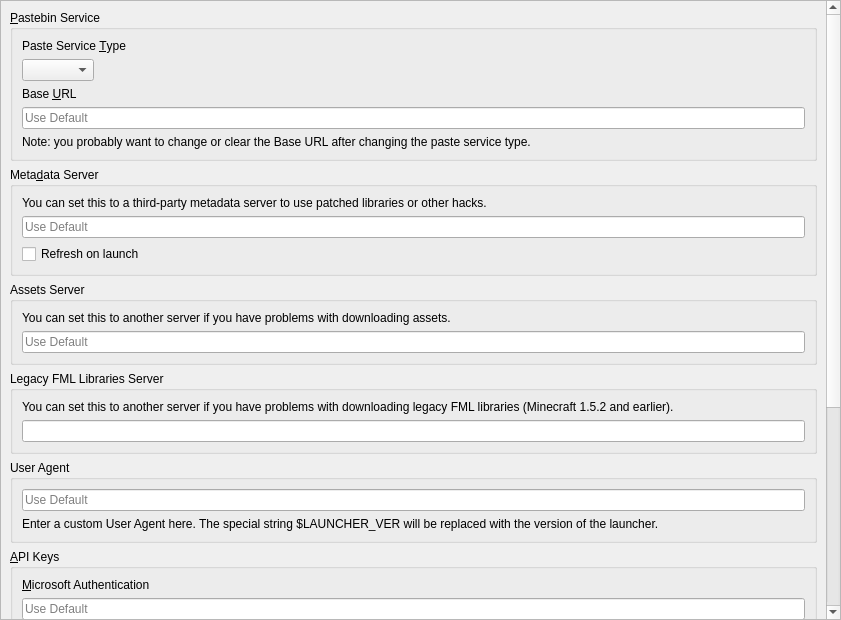
<?xml version="1.0" encoding="UTF-8"?>
<ui version="4.0">
 <class>APIPage</class>
 <widget class="QWidget" name="APIPage">
  <property name="geometry">
   <rect>
    <x>0</x>
    <y>0</y>
    <width>841</width>
    <height>620</height>
   </rect>
  </property>
  <layout class="QVBoxLayout" name="verticalLayout_2">
   <property name="leftMargin">
    <number>0</number>
   </property>
   <property name="topMargin">
    <number>0</number>
   </property>
   <property name="rightMargin">
    <number>0</number>
   </property>
   <property name="bottomMargin">
    <number>0</number>
   </property>
   <item>
    <widget class="QScrollArea" name="scrollArea">
     <property name="widgetResizable">
      <bool>true</bool>
     </property>
     <widget class="QWidget" name="scrollAreaWidgetContents">
      <property name="geometry">
       <rect>
        <x>0</x>
        <y>0</y>
        <width>825</width>
        <height>1236</height>
       </rect>
      </property>
      <layout class="QVBoxLayout" name="verticalLayout">
       <item>
        <widget class="QGroupBox" name="groupBox_paste">
         <property name="title">
          <string>&amp;Pastebin Service</string>
         </property>
         <layout class="QVBoxLayout" name="verticalLayout_3">
          <item>
           <widget class="QLabel" name="pasteServiceTypeLabel">
            <property name="text">
             <string>Paste Service &amp;Type</string>
            </property>
            <property name="buddy">
             <cstring>pasteTypeComboBox</cstring>
            </property>
           </widget>
          </item>
          <item>
           <widget class="QComboBox" name="pasteTypeComboBox">
            <property name="sizePolicy">
             <sizepolicy hsizetype="Maximum" vsizetype="Fixed">
              <horstretch>0</horstretch>
              <verstretch>0</verstretch>
             </sizepolicy>
            </property>
           </widget>
          </item>
          <item>
           <widget class="QLabel" name="baseURLLabel">
            <property name="text">
             <string>Base &amp;URL</string>
            </property>
            <property name="buddy">
             <cstring>baseURLEntry</cstring>
            </property>
           </widget>
          </item>
          <item>
           <widget class="QLineEdit" name="baseURLEntry">
            <property name="placeholderText">
             <string>Use Default</string>
            </property>
            <property name="clearButtonEnabled">
             <bool>true</bool>
            </property>
           </widget>
          </item>
          <item>
           <widget class="QLabel" name="baseURLNote">
            <property name="text">
             <string>Note: you probably want to change or clear the Base URL after changing the paste service type.</string>
            </property>
            <property name="wordWrap">
             <bool>true</bool>
            </property>
           </widget>
          </item>
         </layout>
        </widget>
       </item>
       <item>
        <widget class="QGroupBox" name="groupBox_meta">
         <property name="title">
          <string>Meta&amp;data Server</string>
         </property>
         <layout class="QVBoxLayout" name="verticalLayout_5">
          <item>
           <widget class="QLabel" name="label_6">
            <property name="text">
             <string>You can set this to a third-party metadata server to use patched libraries or other hacks.</string>
            </property>
            <property name="textFormat">
             <enum>Qt::RichText</enum>
            </property>
            <property name="wordWrap">
             <bool>true</bool>
            </property>
            <property name="openExternalLinks">
             <bool>true</bool>
            </property>
           </widget>
          </item>
          <item>
           <widget class="QLineEdit" name="metaURL">
            <property name="placeholderText">
             <string>Use Default</string>
            </property>
           </widget>
          </item>
          <item>
           <widget class="QCheckBox" name="metaRefreshOnLaunchCB">
            <property name="text">
             <string>Refresh on launch</string>
            </property>
           </widget>
          </item>
         </layout>
        </widget>
       </item>
       <item>
        <widget class="QGroupBox" name="groupBox_assets">
         <property name="title">
          <string>Assets Server</string>
         </property>
         <layout class="QVBoxLayout" name="verticalLayout_6">
          <item>
           <widget class="QLabel" name="label_7">
            <property name="text">
             <string>You can set this to another server if you have problems with downloading assets.</string>
            </property>
            <property name="textFormat">
             <enum>Qt::RichText</enum>
            </property>
            <property name="wordWrap">
             <bool>true</bool>
            </property>
            <property name="openExternalLinks">
             <bool>true</bool>
            </property>
           </widget>
          </item>
          <item>
           <widget class="QLineEdit" name="resourceURL">
            <property name="placeholderText">
             <string>Use Default</string>
            </property>
           </widget>
          </item>
         </layout>
        </widget>
       </item>
       <item>
        <widget class="QGroupBox" name="groupBox_fmllibs">
         <property name="title">
          <string>Legacy FML Libraries Server</string>
         </property>
         <layout class="QVBoxLayout" name="verticalLayout_8">
          <item>
           <widget class="QLabel" name="label">
            <property name="text">
             <string>You can set this to another server if you have problems with downloading legacy FML libraries (Minecraft 1.5.2 and earlier).</string>
            </property>
            <property name="textFormat">
             <enum>Qt::RichText</enum>
            </property>
            <property name="wordWrap">
             <bool>true</bool>
            </property>
            <property name="openExternalLinks">
             <bool>true</bool>
            </property>
           </widget>
          </item>
          <item>
           <widget class="QLineEdit" name="legacyFMLLibsURL"/>
          </item>
         </layout>
        </widget>
       </item>
       <item>
        <widget class="QGroupBox" name="groupBox_ua">
         <property name="minimumSize">
          <size>
           <width>0</width>
           <height>0</height>
          </size>
         </property>
         <property name="title">
          <string>User Agent</string>
         </property>
         <layout class="QVBoxLayout" name="verticalLayout_7">
          <item>
           <widget class="QLineEdit" name="userAgentLineEdit">
            <property name="placeholderText">
             <string>Use Default</string>
            </property>
           </widget>
          </item>
          <item>
           <widget class="QLabel" name="userAgentLabel">
            <property name="text">
             <string>Enter a custom User Agent here. The special string $LAUNCHER_VER will be replaced with the version of the launcher.</string>
            </property>
            <property name="wordWrap">
             <bool>true</bool>
            </property>
           </widget>
          </item>
         </layout>
        </widget>
       </item>
       <item>
        <widget class="QGroupBox" name="groupBox_msa">
         <property name="title">
          <string>&amp;API Keys</string>
         </property>
         <layout class="QVBoxLayout" name="verticalLayout_4">
          <item>
           <widget class="QLabel" name="msaClientIDLabel">
            <property name="text">
             <string>&amp;Microsoft Authentication</string>
            </property>
            <property name="textFormat">
             <enum>Qt::RichText</enum>
            </property>
            <property name="wordWrap">
             <bool>true</bool>
            </property>
            <property name="openExternalLinks">
             <bool>true</bool>
            </property>
            <property name="buddy">
             <cstring>msaClientID</cstring>
            </property>
           </widget>
          </item>
          <item>
           <widget class="QLineEdit" name="msaClientID">
            <property name="placeholderText">
             <string>Use Default</string>
            </property>
           </widget>
          </item>
          <item>
           <widget class="QLabel" name="label_3">
            <property name="text">
             <string>Note: you probably don't need to set this if logging in via Microsoft Authentication already works.</string>
            </property>
            <property name="textFormat">
             <enum>Qt::RichText</enum>
            </property>
            <property name="wordWrap">
             <bool>true</bool>
            </property>
           </widget>
          </item>
          <item>
           <spacer name="verticalSpacer">
            <property name="orientation">
             <enum>Qt::Vertical</enum>
            </property>
            <property name="sizeType">
             <enum>QSizePolicy::Fixed</enum>
            </property>
            <property name="sizeHint" stdset="0">
             <size>
              <width>0</width>
              <height>6</height>
             </size>
            </property>
           </spacer>
          </item>
          <item>
           <widget class="QLabel" name="modrinthTokenLabel">
            <property name="text">
             <string>Mod&amp;rinth</string>
            </property>
            <property name="textFormat">
             <enum>Qt::RichText</enum>
            </property>
            <property name="wordWrap">
             <bool>true</bool>
            </property>
            <property name="openExternalLinks">
             <bool>true</bool>
            </property>
            <property name="buddy">
             <cstring>modrinthToken</cstring>
            </property>
           </widget>
          </item>
          <item>
           <widget class="QLineEdit" name="modrinthToken">
            <property name="enabled">
             <bool>true</bool>
            </property>
            <property name="placeholderText">
             <string>Use None</string>
            </property>
           </widget>
          </item>
          <item>
           <widget class="QLabel" name="label_8">
            <property name="text">
             <string>&lt;html&gt;&lt;head/&gt;&lt;body&gt;&lt;p&gt;Note: you only need to set this to access private data. Read the &lt;a href=&quot;https://docs.modrinth.com/api/#authentication&quot;&gt;documentation&lt;/a&gt; for more information.&lt;/p&gt;&lt;/body&gt;&lt;/html&gt;</string>
            </property>
            <property name="wordWrap">
             <bool>true</bool>
            </property>
            <property name="openExternalLinks">
             <bool>true</bool>
            </property>
           </widget>
          </item>
          <item>
           <spacer name="verticalSpacer_4">
            <property name="orientation">
             <enum>Qt::Vertical</enum>
            </property>
            <property name="sizeType">
             <enum>QSizePolicy::Fixed</enum>
            </property>
            <property name="sizeHint" stdset="0">
             <size>
              <width>0</width>
              <height>6</height>
             </size>
            </property>
           </spacer>
          </item>
          <item>
           <widget class="QLabel" name="flameKeyLabel">
            <property name="text">
             <string>&amp;CurseForge</string>
            </property>
            <property name="textFormat">
             <enum>Qt::RichText</enum>
            </property>
            <property name="wordWrap">
             <bool>true</bool>
            </property>
            <property name="openExternalLinks">
             <bool>true</bool>
            </property>
            <property name="buddy">
             <cstring>flameKey</cstring>
            </property>
           </widget>
          </item>
          <item>
           <layout class="QHBoxLayout" name="flameKeyLayout">
            <item>
             <widget class="QLineEdit" name="flameKey">
              <property name="enabled">
               <bool>true</bool>
              </property>
              <property name="placeholderText">
               <string>Use Default</string>
              </property>
              <property name="echoMode">
               <enum>QLineEdit::Password</enum>
              </property>
             </widget>
            </item>
            <item>
             <widget class="QPushButton" name="testFlameKeyButton">
              <property name="text">
               <string>Test API Key</string>
              </property>
             </widget>
            </item>
           </layout>
          </item>
          <item>
           <widget class="QLabel" name="flameKeyStatus">
            <property name="text">
             <string/>
            </property>
            <property name="wordWrap">
             <bool>true</bool>
            </property>
           </widget>
          </item>
          <item>
           <widget class="QLabel" name="label_10">
            <property name="text">
             <string>Note: you probably don't need to set this if CurseForge already works.</string>
            </property>
            <property name="wordWrap">
             <bool>true</bool>
            </property>
           </widget>
          </item>
          <item>
           <widget class="QCheckBox" name="FallbackMRBlockedMods">
            <property name="text">
             <string>Enable fallback to Modrinth for blocked mods</string>
            </property>
           </widget>
          </item>
          <item>
           <spacer name="verticalSpacer_3">
            <property name="orientation">
             <enum>Qt::Vertical</enum>
            </property>
            <property name="sizeType">
             <enum>QSizePolicy::Fixed</enum>
            </property>
            <property name="sizeHint" stdset="0">
             <size>
              <width>0</width>
              <height>6</height>
             </size>
            </property>
           </spacer>
          </item>
          <item>
           <widget class="QLabel" name="label_12">
            <property name="text">
             <string>&amp;Technic</string>
            </property>
            <property name="buddy">
             <cstring>technicClientID</cstring>
            </property>
           </widget>
          </item>
          <item>
           <widget class="QLineEdit" name="technicClientID">
            <property name="placeholderText">
             <string>Use Default</string>
            </property>
           </widget>
          </item>
          <item>
           <widget class="QLabel" name="label_11">
            <property name="text">
             <string>&lt;html&gt;&lt;head/&gt;&lt;body&gt;&lt;p&gt;Note: you only need to set this to access private data.&lt;/p&gt;&lt;/body&gt;&lt;/html&gt;</string>
            </property>
            <property name="wordWrap">
             <bool>true</bool>
            </property>
           </widget>
          </item>
         </layout>
        </widget>
       </item>
       <item>
        <spacer name="verticalSpacer_2">
         <property name="orientation">
          <enum>Qt::Vertical</enum>
         </property>
         <property name="sizeHint" stdset="0">
          <size>
           <width>0</width>
           <height>0</height>
          </size>
         </property>
        </spacer>
       </item>
      </layout>
     </widget>
    </widget>
   </item>
  </layout>
 </widget>
 <resources/>
 <connections/>
</ui>
